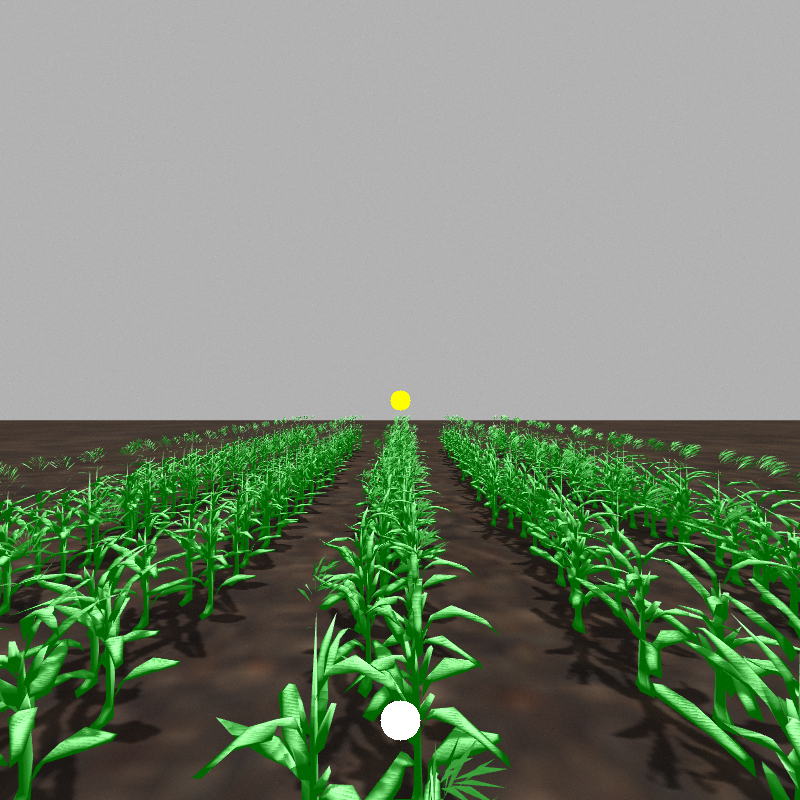
#> input picture corn_color.png, 800 x 800 px
$ python hsv_threshold.py
#> lines starting #> are read from the running program, lines starting #| are printed output that depends on the picture
#!/usr/bin/env python

import numpy as np
import cv2 as cv
import time

img = cv.imread('corn_color.png',cv.IMREAD_COLOR)
#> img is the input picture: shape (800, 800, 3); mean B, G, R 116, 136.8, 121.2
img = cv.medianBlur(img,5)
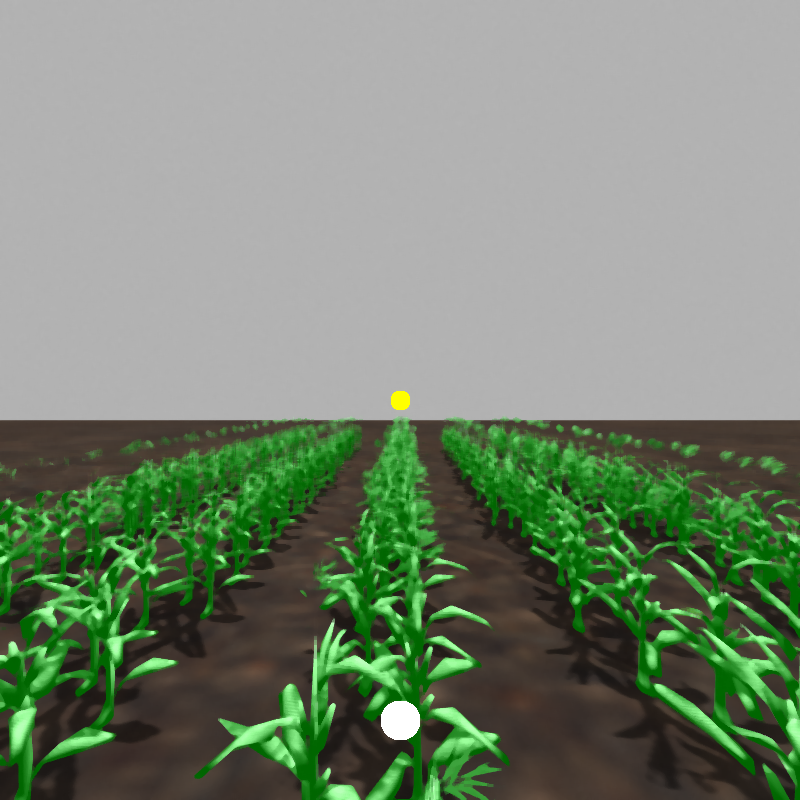
#> img: shape (800, 800, 3); mean B, G, R 115.1, 135.7, 120.5

# Convert BGR to HSV
hsv = cv.cvtColor(img, cv.COLOR_BGR2HSV)
#> hsv: shape (800, 800, 3); mean H, S, V 15.7, 55.8, 138.3

uh = 123
us = 255
uv = 228
lh = 107
ls = 102
lv = 79
lower_hsv = np.array([lh,ls,lv])
upper_hsv = np.array([uh,us,uv])

# Threshold the HSV image to get only blue colors
mask = cv.inRange(hsv, lower_hsv, upper_hsv)
#> mask: shape (800, 800); every value is 0
window_name = "HSV Calibrator"
cv.namedWindow(window_name)

def nothing(x):
    print("Trackbar value: " + str(x))
    pass

# create trackbars for Upper HSV
cv.createTrackbar('UpperH',window_name,0,255,nothing)
cv.setTrackbarPos('UpperH',window_name, uh)

cv.createTrackbar('UpperS',window_name,0,255,nothing)
cv.setTrackbarPos('UpperS',window_name, us)

cv.createTrackbar('UpperV',window_name,0,255,nothing)
cv.setTrackbarPos('UpperV',window_name, uv)

# create trackbars for Lower HSV
cv.createTrackbar('LowerH',window_name,0,255,nothing)
cv.setTrackbarPos('LowerH',window_name, lh)

cv.createTrackbar('LowerS',window_name,0,255,nothing)
cv.setTrackbarPos('LowerS',window_name, ls)

cv.createTrackbar('LowerV',window_name,0,255,nothing)
cv.setTrackbarPos('LowerV',window_name, lv)

font = cv.FONT_HERSHEY_SIMPLEX

print("Loaded images")

while(1):
    # Threshold the HSV image to get only blue colors
    mask = cv.inRange(hsv, lower_hsv, upper_hsv)
    cv.putText(mask,'Lower HSV: [' + str(lh) +',' + str(ls) + ',' + str(lv) + ']', (10,30), font, 0.5, (200,255,155), 1, cv.LINE_AA)
    cv.putText(mask,'Upper HSV: [' + str(uh) +',' + str(us) + ',' + str(uv) + ']', (10,60), font, 0.5, (200,255,155), 1, cv.LINE_AA)
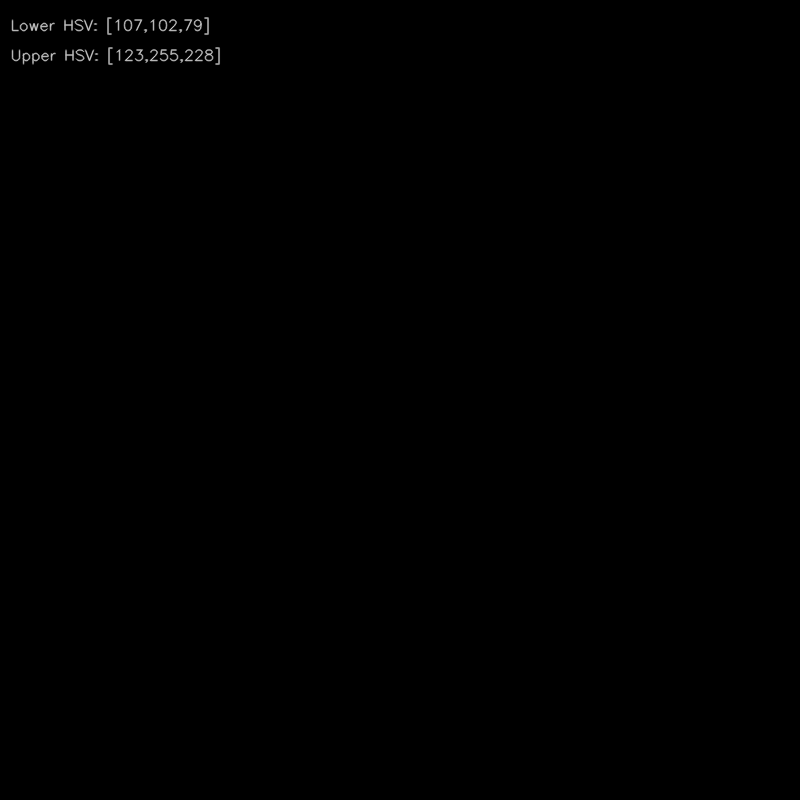
#> mask: shape (800, 800); min 0, max 200, mean 0.4

    cv.imshow(window_name,mask)

    k = cv.waitKey(1) & 0xFF
#> (key Esc is pressed here)
    if k == 27:
        break
    # get current positions of Upper HSV trackbars
    uh = cv.getTrackbarPos('UpperH',window_name)
    us = cv.getTrackbarPos('UpperS',window_name)
    uv = cv.getTrackbarPos('UpperV',window_name)
    upper_blue = np.array([uh,us,uv])
    # get current positions of Lower HSCV trackbars
    lh = cv.getTrackbarPos('LowerH',window_name)
    ls = cv.getTrackbarPos('LowerS',window_name)
    lv = cv.getTrackbarPos('LowerV',window_name)
    upper_hsv = np.array([uh,us,uv])
    lower_hsv = np.array([lh,ls,lv])

    time.sleep(.1)

cv.destroyAllWindows()

$ run again, with simulation_color.png copied over corn_color.png
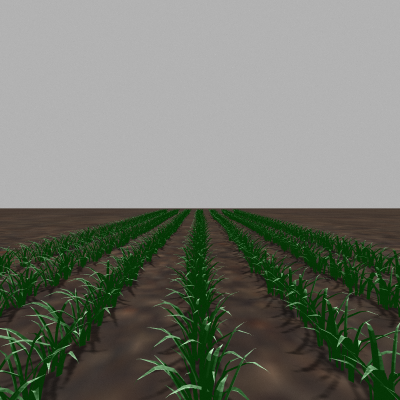
#> input picture simulation_color.png, 400 x 400 px
#> img is the input picture: shape (400, 400, 3); mean B, G, R 110.5, 120.8, 116.1
#> `img = cv.medianBlur(img,5)`:
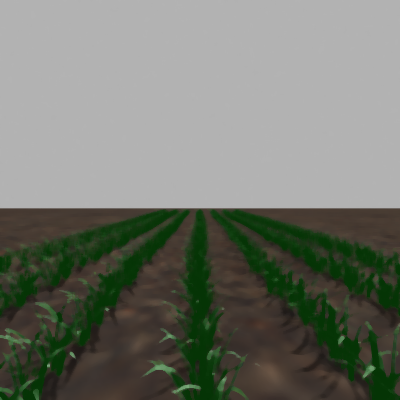
#> img: shape (400, 400, 3); mean B, G, R 109.8, 119.6, 115.5
#> hsv: shape (400, 400, 3); mean H, S, V 15.1, 53.7, 122.3
#> `cv.putText(mask,'Upper HSV: [' + str(uh) +',' + str(us) + ',' + str(uv..`:
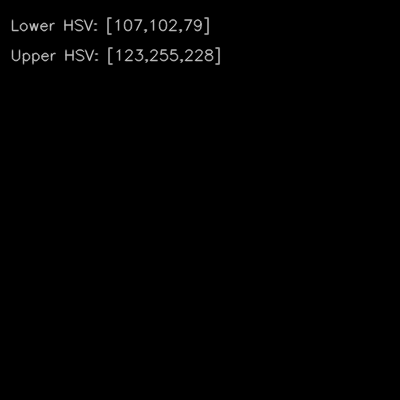
#> mask: shape (400, 400); min 0, max 200, mean 1.5
